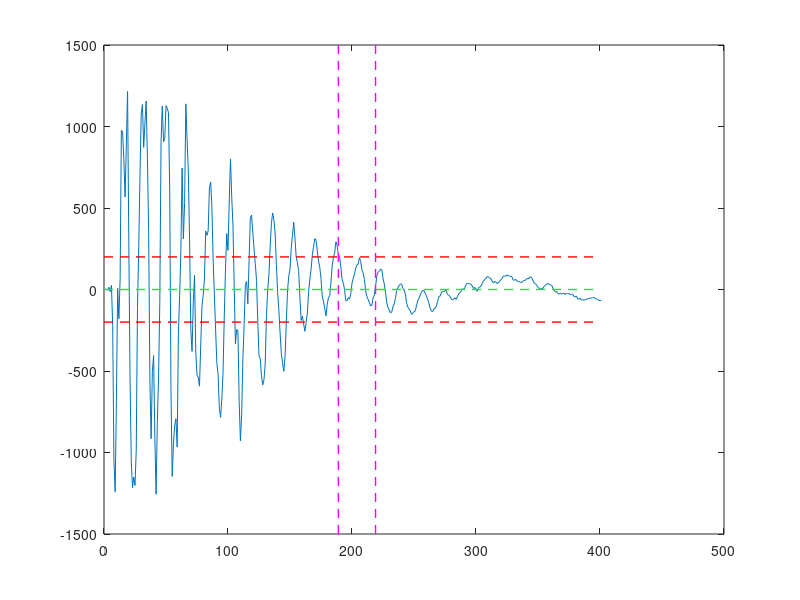

The MATLAB script that drew this image:
%% Read File
clear all;
m = csvread('Golfball.CSV',16,0);
n = m(:,[1,3]);
clear('m');
%% 
res_n = resample(n,10000,1250000);
plot(res_n(:,2));

%% store
csvwrite('golfball_10k.csv', res_n);

%% cut bad edges
res_c = res_n(100:end-100,2);
plot(res_c);

%% rescale
clc;
res_sc = res_c * 2047 / 1.642 -2047;
figure(1);
plot(res_sc(90:490));
[m,n] = size(res_sc);
line([0 400], [200 200], 'lineWidth',1, 'color', [1.0 0 0], 'lineStyle', '--' );
line([0 400], [-200 -200], 'lineWidth',1, 'color', [1.0 0 0], 'lineStyle', '--' );
line([0 400], [0 0], 'lineWidth',1, 'color', [0 1.0 0], 'lineStyle', '--' );

%figure(2);
%plot(res_sc);
line([189 189], [1500 -1500], 'lineWidth',1, 'color', [1.0 0 1.0], 'lineStyle', '--' );
line([219 219], [1500 -1500], 'lineWidth',1, 'color', [1.0 0 1.0], 'lineStyle', '--' );